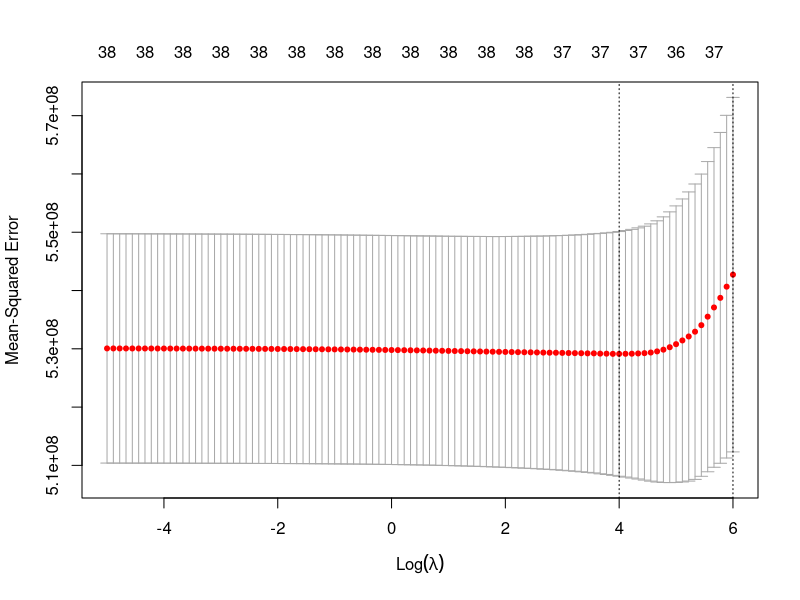

Source code (R): (Note: this script raises an error after producing the figure.)
## ---- chunk 1
knitr::opts_chunk$set(echo = TRUE)
library(glmnet)
library(caret)
library(tidyverse)
## ---- chunk 2
training_dat <- read_csv("housing_training.csv")
test <- read_csv("housing_test.csv")
## ---- chunk 3
set.seed(123)
x <- model.matrix(Sale_Price ~ ., training_dat)[,-1]
y <- training_dat[, "Sale_Price", drop = TRUE]

x_test <- model.matrix(~ ., data = test)[, -1]

cv.lasso <- cv.glmnet(x,y,
                      alpha = 1, 
                      lambda = exp(seq(6, -5, length = 100)))


plot(cv.lasso)

plot_glmnet(cv.lasso$glmnet.fit)

cv.lasso$lambda.min

cv.lasso$lambda.1se

predict(cv.lasso, s = "lambda.min", type = "coefficients")
predict(cv.lasso, s = "lambda.1se", type = "coefficients")

lasso_pred <- predict(cv.lasso, newx = model.matrix(Sale_Price ~ ., test)[,-1], s = "lambda.min", type = "response")

mean((lasso_pred - test[, "Sale_Price", drop = TRUE])^2)
## ---- chunk 4
ctrl1 <- trainControl(method = "cv", number = 10)

set.seed(2)
enet.fit <- train(Sale_Price ~ .,
                  data = training_dat,
                  method = "glmnet",
                  tuneGrid = expand.grid(alpha = seq(0, 1, length = 40), 
                                         lambda = exp(seq(6, -5, length = 100))),
                  trControl = ctrl1)
enet.fit$bestTune

myCol <- rainbow(25)
myPar <- list(superpose.symbol = list(col = myCol),
              superpose.line = list(col = myCol))

plot(enet.fit, par.settings = myPar, xTrans = log)


coef(enet.fit$finalModel, enet.fit$bestTune$lambda)
